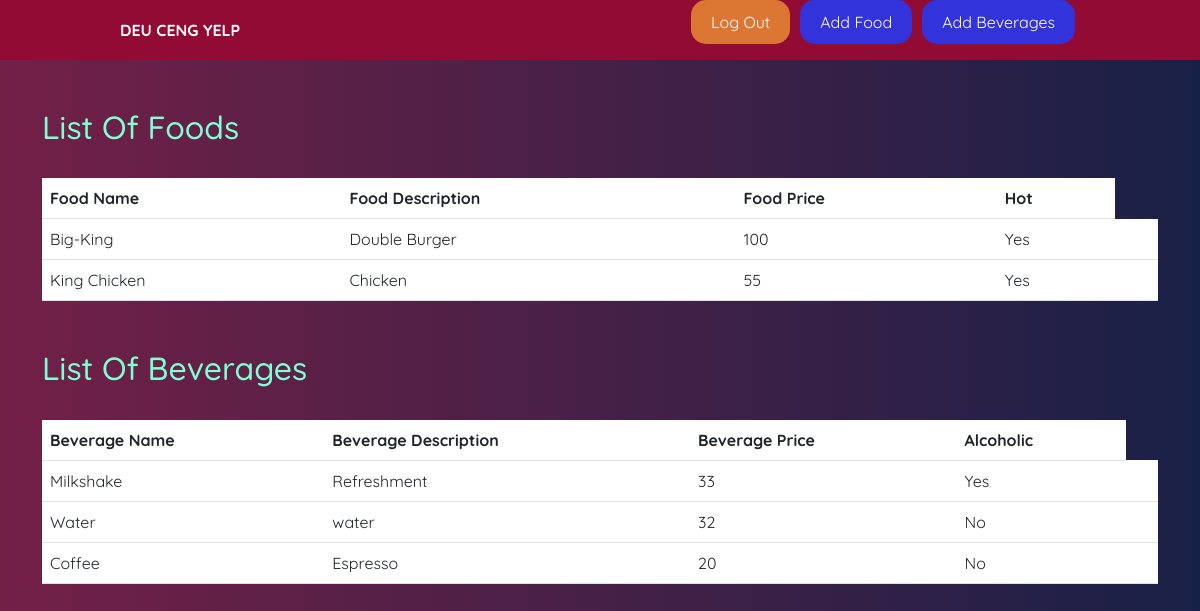
The app's page /CustomerFoodPage.php?id=13 with its own data.
### tables this page shows
CREATE TABLE `foods` (
  `FoodId` int NOT NULL AUTO_INCREMENT,
  `FoodName` varchar(45) DEFAULT NULL,
  `FoodDescription` varchar(45) DEFAULT NULL,
  `FoodPrice` double DEFAULT NULL,
  `isHot` tinyint(1) DEFAULT NULL,
  `RestaurantId` int NOT NULL,
  PRIMARY KEY (`FoodId`),
  KEY `fk_foods_restaurants1_idx` (`RestaurantId`),
  CONSTRAINT `fk_foods_restaurants1` FOREIGN KEY (`RestaurantId`) REFERENCES `restaurants` (`RestaurantId`)
);

CREATE TABLE `beverages` (
  `BeverageId` int NOT NULL AUTO_INCREMENT,
  `BeverageName` varchar(45) DEFAULT NULL,
  `BeverageDescription` varchar(45) DEFAULT NULL,
  `BeveragePrice` double DEFAULT NULL,
  `isAlcoholic` tinyint(1) DEFAULT NULL,
  `RestaurantId` int NOT NULL,
  PRIMARY KEY (`BeverageId`),
  KEY `fk_beverages_restaurants1_idx` (`RestaurantId`),
  CONSTRAINT `fk_beverages_restaurants1` FOREIGN KEY (`RestaurantId`) REFERENCES `restaurants` (`RestaurantId`)
);

### CustomerFoodPage.php (the view, shortened to what this page needs)
<!DOCTYPE html>
<html lang="en">
<head>
    <link rel="stylesheet" href="	https://cdn.jsdelivr.net/npm/bootstrap@5.3.0-alpha1/dist/css/bootstrap.min.css">
</head>
<body style="background-image: image(src='images/Home.jpg');">
    <header>
        <a class="logo">DEU CENG YELP</a>
        <nav>
            <ul>
                <li><a href="http://localhost/Restaurant_Review/Home.php" class="cta">Log Out</a></li>
                <li><a href="http://localhost/Restaurant_Review/TakeFoodsfromMain.php" class="cta1">Add Food</a></li>
                <li><a href="http://localhost/Restaurant_Review/TakeBeveragesfromMain.php" class="cta1">Add
                        Beverages</a></li>
            </ul>
        </nav>
    </header>
    <div class="container my-5">
        <h2>List Of Foods</h2>
        <br>
        <table class="table">
            <thead>
                <tr>
                    <th>Food Name</th>
                    <th>Food Description</th>
                    <th>Food Price</th>
                    <th>Hot</th>
                </tr>
            </thead>
            <tbody>
                <?php
                include "databasequery.php";
                $id = $_GET["id"];
                $sql1 = "SELECT * FROM foods where RestaurantId = $id";
                $result1 = $conn->query($sql1);
                while ($row1 = $result1->fetch()) {
                    $tempHot="";
                    if ($row1['isHot']==1) {
                        $tempHot = "Yes";
                    }else {
                        $tempHot = "No";
                    }
                    echo "
                        <tr>
                        <td>$row1[FoodName] </td>
                        <td>$row1[FoodDescription] </td>
                        <td>$row1[FoodPrice]</td>
                        <td>$tempHot</td>
                        <td>
                        <form >
                        </td>
                        </tr>
                        ";
                }
                ?>
            </tbody>
        </table>
    </div>
    <div class="container my-5">
        <h2>List Of Beverages</h2>
        <br>
        <table class="table">
            <thead>
                <tr>
                    <th>Beverage Name</th>
                    <th> Beverage Description </th>
                    <th>Beverage Price</th>
                    <th>Alcoholic</th>
                </tr>
            </thead>
            <tbody>
                <?php
                include "databasequery.php";
                $id = $_GET["id"];
                $sql2 = "SELECT * FROM beverages where RestaurantId = $id";
                $result2 = $conn->query($sql2);
                while ($row2 = $result2->fetch()) {
                    $tempAlc="";
                    if ($row2['isAlcoholic']==1) {
                        $tempAlc = "Yes";
                    }else {
                        $tempAlc = "No";
                    }
                    echo "
                        <tr>
                        <td>$row2[BeverageName] </td>
                        <td>$row2[BeverageDescription] </td>
                        <td>$row2[BeveragePrice]</td>
                        <td>$tempAlc</td>
                        <td>
                        <form >
                        </td>
                        </tr>
                        ";
                }
                ?>
            </tbody>
        </table>
    </div>
</body>
</html>

### CustomerFoodPage.php (style rules this page uses)
body { margin-left: 0; margin-bottom: 0; margin-top: 0; height: 100%; font-family: 'Quicksand', sans-serif; background-image: linear-gradient(to right, rgba(100, 8, 51, 0.9), rgba(0, 8, 51, 0.9)) }
a { text-decoration: none; }
li { list-style-type: none; }
header { display: flex; flex-direction: row; align-items: center; padding: 0px 10%; background-color: #920b35; justify-content: space-between; }
a { color: #FFF; }
.logo { color: #FFF; font-weight: 900; }
nav ul { display: flex; flex-direction: row; }
nav ul li { margin-left: 5px; margin-right: 5px; }
nav ul li a { color: #FFF; display: block; padding: 10px 20px; border-radius: 1px; }
.cta { background-color: #DC7633; color: #FFF; border-radius: 15px; }
.cta1 { background-color: #3333dc; color: #FFF; border-radius: 15px; }
tr { color: white; }
h2 { color: aquamarine; }

### records on screen
foods: FoodName "Big-King", FoodDescription "Double Burger", FoodPrice "100", isHot "Yes"
foods: FoodName "King Chicken", FoodDescription "Chicken", FoodPrice "55", isHot "Yes"
beverages: BeverageName "Milkshake", BeverageDescription "Refreshment", BeveragePrice "33", isAlcoholic "Yes"
beverages: BeverageName "Water", BeverageDescription "water", BeveragePrice "32", isAlcoholic "No"
beverages: BeverageName "Coffee", BeverageDescription "Espresso", BeveragePrice "20", isAlcoholic "No"
